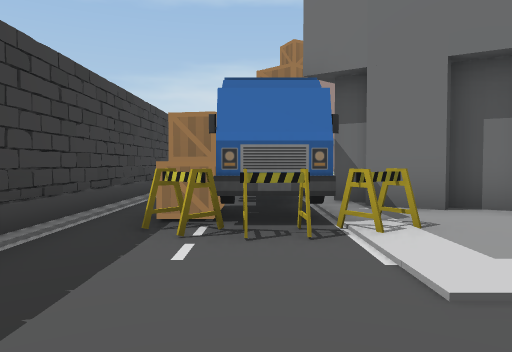
[1] (above)

23 first-person views from a walk through a Unity game level. The camera is 1.4 m above the floor, tilts 2° down and sees 70° across. Doors are open. The floor is counted in squares, 2 m on a side. Each view is taken from the middle of a square. On the plan, view 1 faces up. The plan holds only what a view shows up to about 11 squares ahead; the rest is blank. The place goes on beyond the plan. The player is left out. Some animated figures are not drawn. Some surface patterns are stand-ins.

[2]
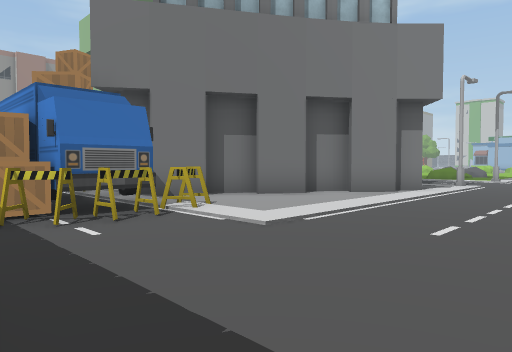

[3]
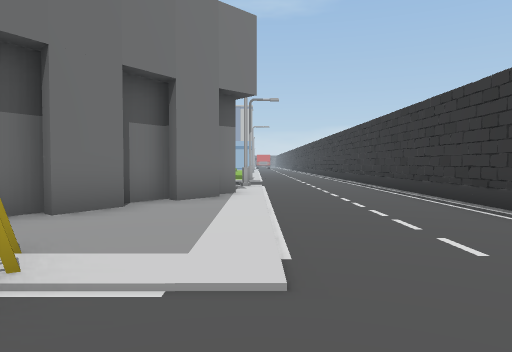

[4]
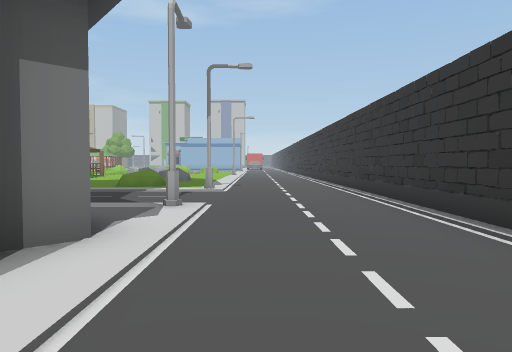

[5]
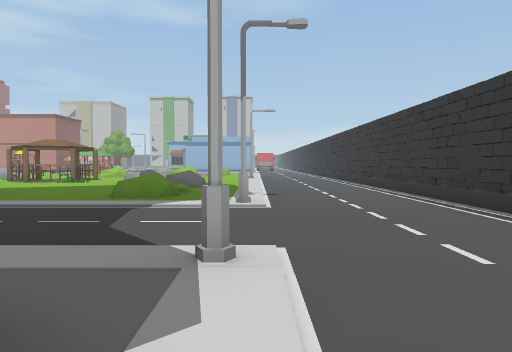

[6]
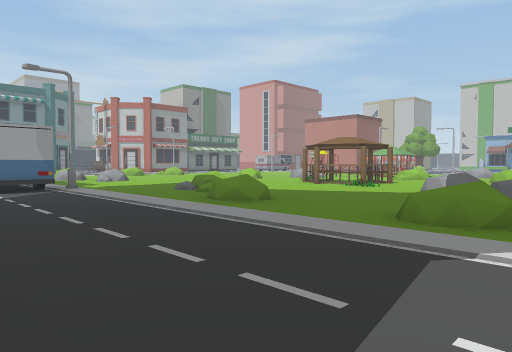

[7]
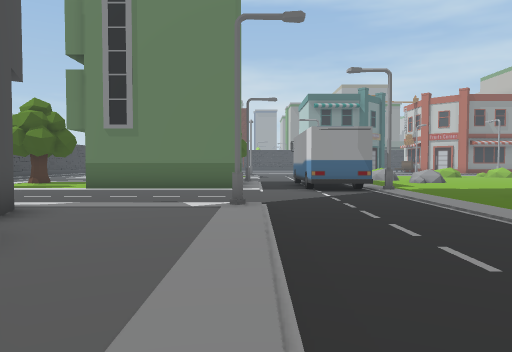

[8]
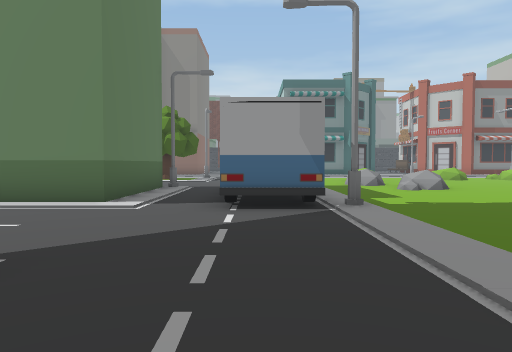

[9]
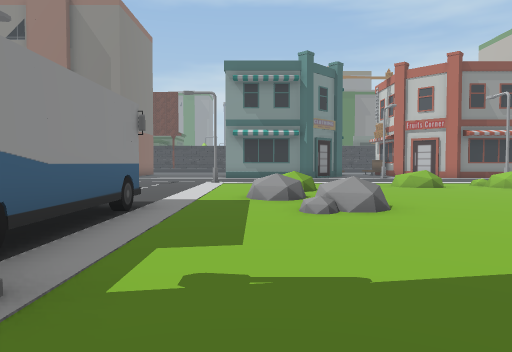

[10]
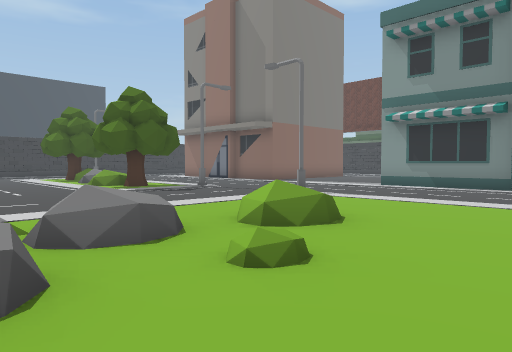

[11]
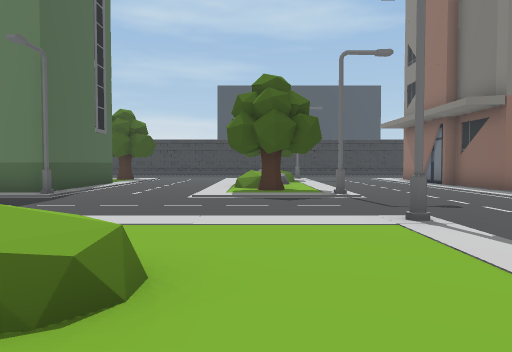

[12]
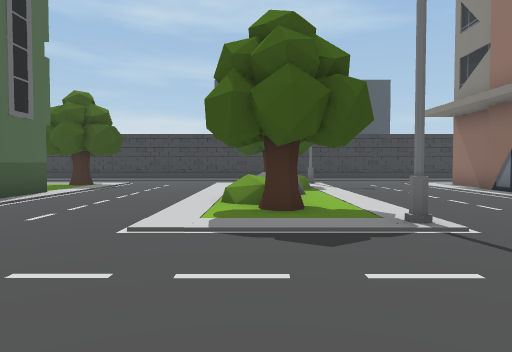

[13]
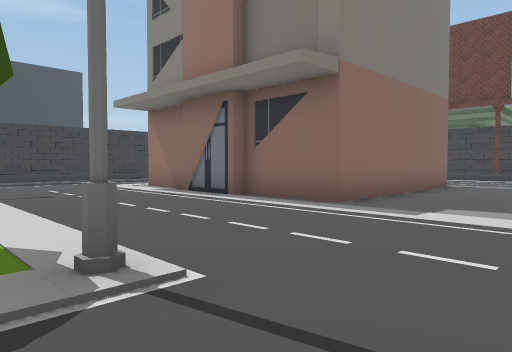

[14]
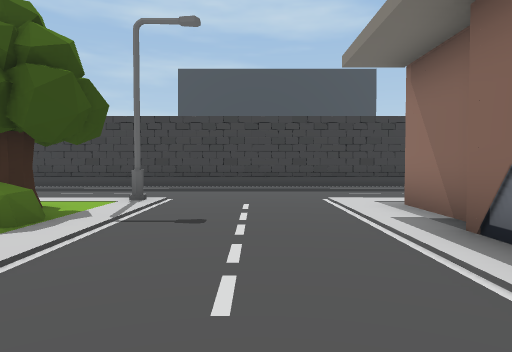

[15]
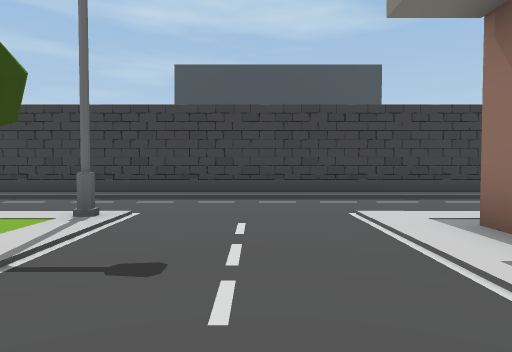

[16]
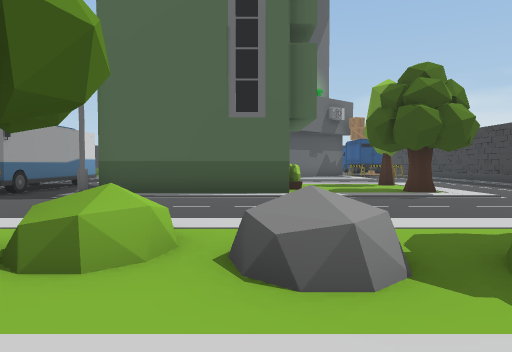

[17]
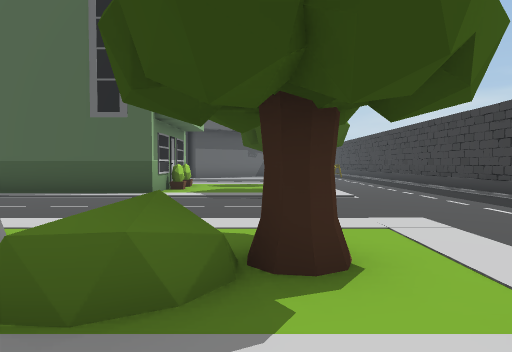

[18]
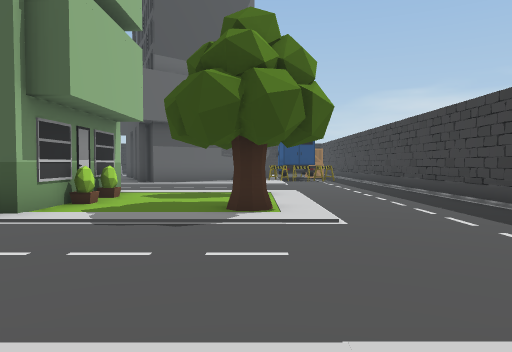

[19]
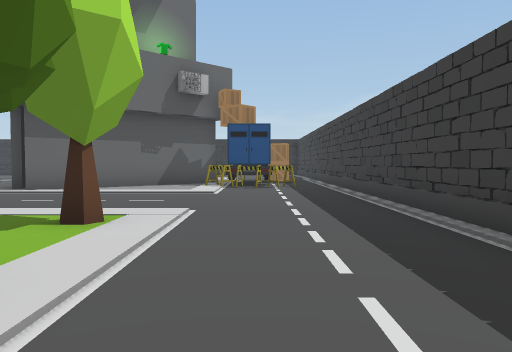

[20]
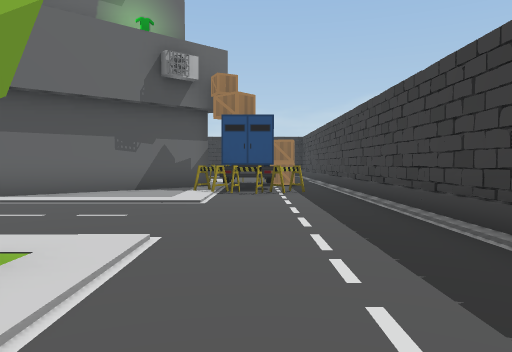

[21]
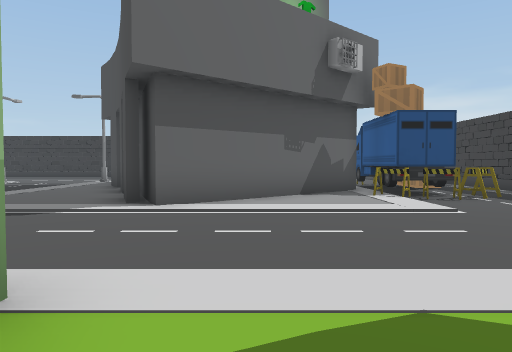

[22]
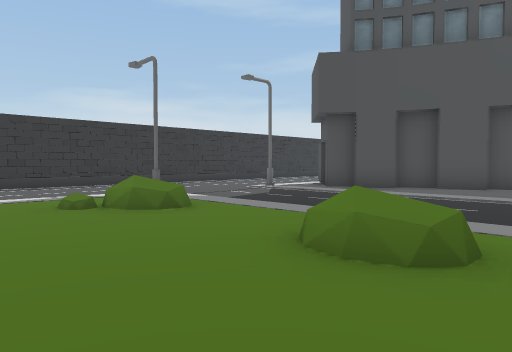

[23]
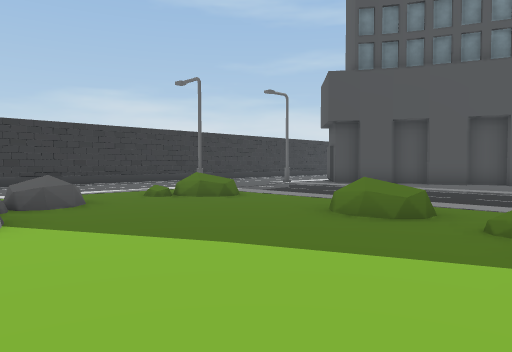

### Floor plan
Key: @ floor where view 1 was taken; # wall or solid block; . main floor; : floor 0.5 m higher than the main floor; / step, stairs or slope; = window, fence, low wall or low ledge; O other object.
Columns run from 3 left of view 1 to 20 right of it. Each row starts with its distance up from view 1.
 34            O..
 33            O..
 32 =.         O...
 31 =...       O...
 30 =....OOO OOO...
 29 =.......OO.....  OOOO
 28 =..............  ....
 27 =....................
 26 =.....................
 25 =...O........O...O....
 24 =.....OO.O............
 23 =.......OOOO..........OO
 22 =..................O....
 21 =..................O....
 20   ................OO:...
 19  .................O/....
 18 =........OOOOO.OO..OO..
 17 =....O..O   O..OO......
 16 =.......O   O..OO.....
 15 =....O...O  O..OO....
 14 =........OOOO..OOO...
 13 =...................
 12 =..................OO
 11 =..................OO...
 10 =........#...O..........
  9 =..O....##........O.....
  8 =.OOO.####........O.....
  7 =..OO##  ##.............
  6 =.OOO##   #...........OO
  5 =.OOO.### ##......O...O
  4 =.OOO...####......O:.O
  3 =........## .........
  2  ............O...O....
  1  .....................
  0  ..@..................
 -1  .... ................
 -2        ###############

Where each view was taken, in squares from view 1:
view 1: 0 up, 0 right, facing up
view 2: 1 down, 2 left, facing up-right
view 3: 2 up, 1 left, facing right
view 4: 1 up, 4 right, facing right
view 5: 2 up, 7 right, facing right
view 6: 3 up, 10 right, facing up-right
view 7: 4 up, 10 right, facing up
view 8: 8 up, 12 right, facing up
view 9: 12 up, 15 right, facing up
view 10: 18 up, 19 right, facing up-left
view 11: 23 up, 18 right, facing left
view 12: 23 up, 14 right, facing left
view 13: 24 up, 12 right, facing up-left
view 14: 27 up, 8 right, facing left
view 15: 27 up, 6 right, facing left
view 16: 26 up, 6 right, facing down
view 17: 26 up, 3 right, facing down
view 18: 23 up, 2 right, facing down
view 19: 19 up, 0 right, facing down
view 20: 17 up, 0 right, facing down
view 21: 16 up, 4 right, facing down
view 22: 10 up, 18 right, facing down-left
view 23: 11 up, 20 right, facing down-left
